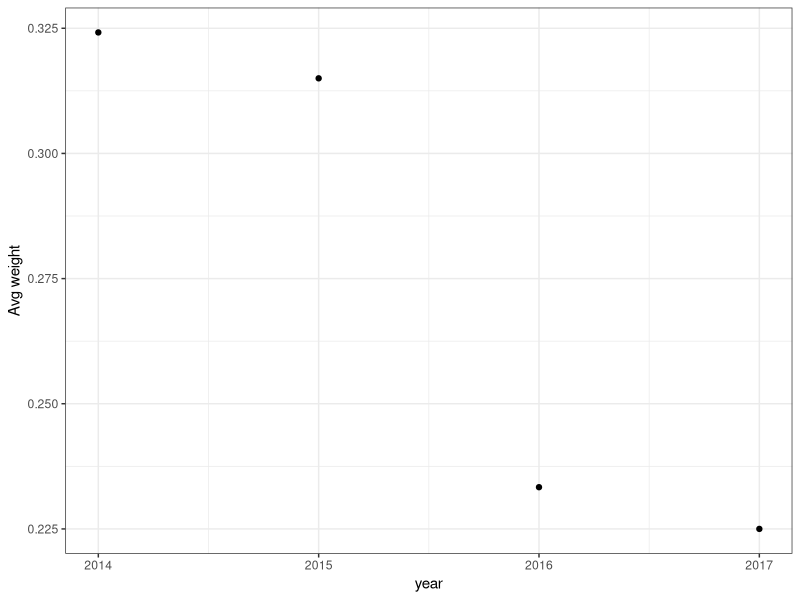
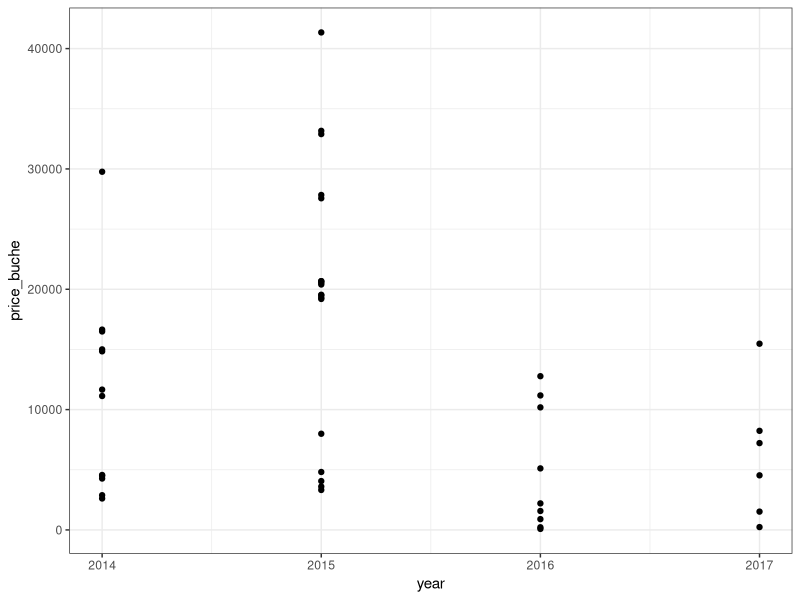
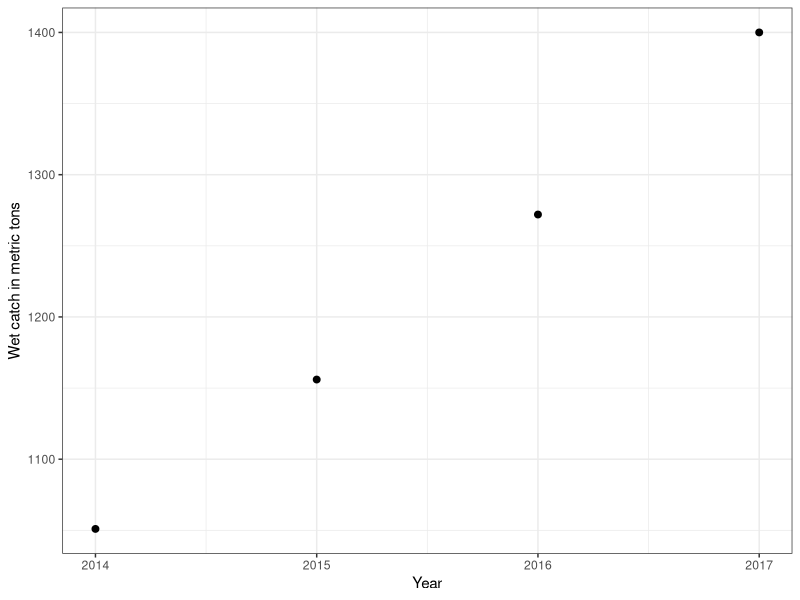
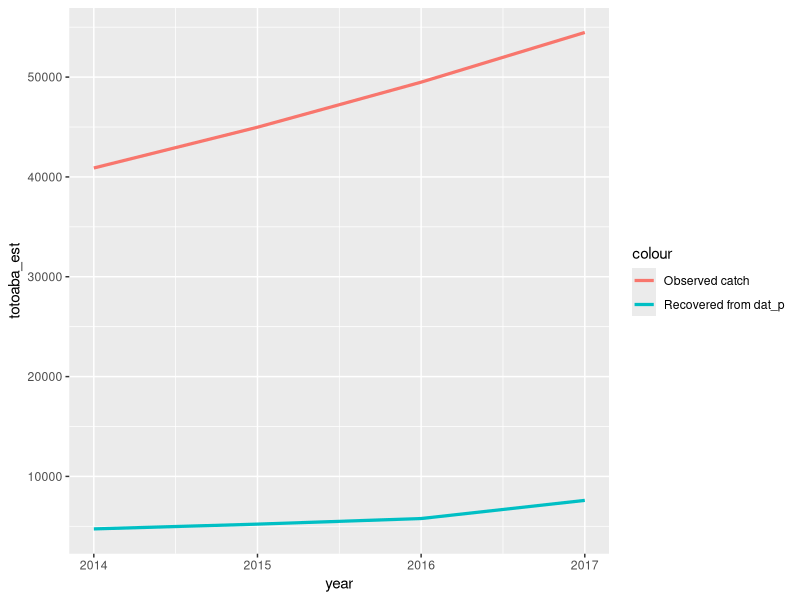
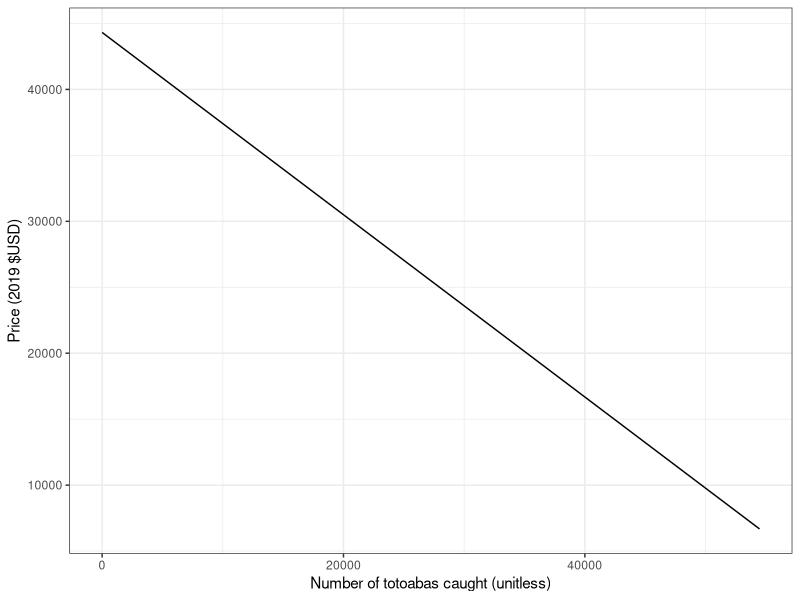
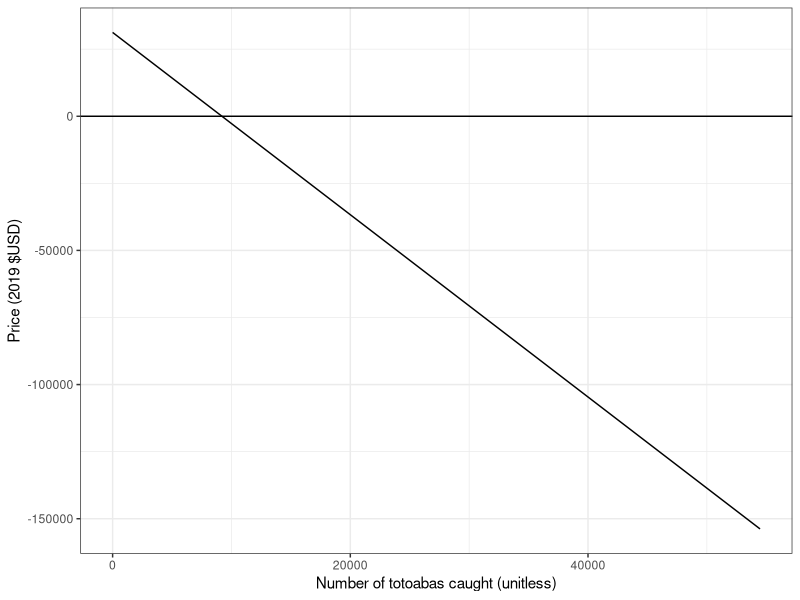
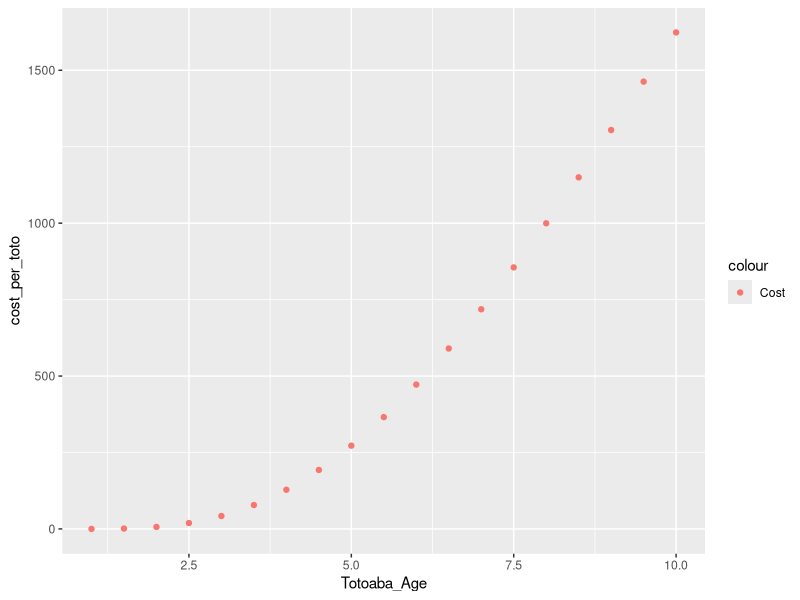

These charts were generated, in order, by the following R code: (Note: this script raises an error after producing the figures.)
## ---- chunk 1
knitr::opts_chunk$set(echo = F)
library(tidyverse)
library(here)
## ---- chunk 2
dat_p = read.csv(here("data","andrew","dat_p.csv")) #Price-quantity data (OG Paper)
dat_b = read.csv(here('data', 'andrew', "dat_bc.csv"))
## ---- chunk 3
dat_p %>% 
  group_by(year) %>%
 summarise_at(vars(kg), list(name = mean))%>%
  ggplot(aes(x = year,  y = name))+
  geom_point()+
  theme_bw()+
  ylab('Avg weight')
## ---- chunk 4
dat_p = dat_p %>%
  mutate(price_buche = g*p,
         price_kg = p*1000)
dat_p %>%
  ggplot(aes(x=year))+
  geom_point(aes(y = price_buche))+
  theme_bw()
## ---- chunk 5
dat_b %>% subset(y>2013)%>%
  ggplot(aes(x=y, y= c))+
  geom_point(size = 2)+
  theme_bw()+
  ylab("Wet catch in metric tons")+
  xlab('Year')
## ---- chunk 6
dat_p = dat_p %>% mutate(totoaba = (q*1000)/.5)
dat_b = dat_b %>% mutate(totoaba = (c*1000/25.7))

data.frame( totoaba_est = dat_p %>% select(totoaba) %>% unique() %>% pull(),
            totoaba_obs = dat_b %>% subset(y>2013) %>% select(totoaba)%>%pull(),
            year = c(2014, 2015, 2016, 2017))%>%
  ggplot(aes(x=year))+
  geom_line(aes(y = totoaba_est, colour= 'Recovered from dat_p'), linewidth = 1.1)+
  geom_line(aes(y = totoaba_obs, colour = 'Observed catch'), linewidth = 1.1)
  
## ---- chunk 7
results = data.frame()
new_dat = merge(dat_b %>% subset(y>2013) %>% select(y,totoaba) %>%rename(year=y), dat_p %>% select(year, price_buche))
model = lm(price_buche ~ totoaba, data = new_dat)
summary(model)

demand = function(totoaba){
  y = model$coefficients[1] + model$coefficients[2]*totoaba
  return(y)
}

data.frame(x = seq(1,max(dat_b %>% subset(y>2013)%>%select(totoaba)))) %>%
  mutate(demand = demand(x))%>%
  ggplot(aes(x = x, y = demand))+
  geom_line()+
  xlab('Number of totoabas caught (unitless)')+
  ylab('Price (2019 $USD)')+
  theme_bw()

results = results %>% rbind(model$coefficients)
## ---- chunk 8
new_dat = dat_p %>% select(price_buche, totoaba)
model = lm(price_buche ~ totoaba, data = new_dat)
summary(model)

demand = function(totoaba){
  y = model$coefficients[1] + model$coefficients[2]*totoaba
  return(y)
}

data.frame(x = seq(1,max(dat_b %>% subset(y>2013)%>%select(totoaba)))) %>%
  mutate(demand = demand(x))%>%
  ggplot(aes(x = x, y = demand))+
  geom_line()+
  xlab('Number of totoabas caught (unitless)')+
  ylab('Price (2019 $USD)')+
  theme_bw()+
  geom_hline(yintercept=0)

results = results %>% rbind(model$coefficients)
## ---- chunk 9
colnames(results) = c('Intercept (alpha)', 'beta')
print(results)
## ---- chunk 10
results = results[1,]
## ---- chunk 11
df_wild = read.csv(here('data', 'w_par.csv'))
W = 8215
c = 68
results = results %>% cbind(W,c)
print(results)
## ---- chunk 12
df_farm = read.csv(here("data", "aqua_par_farm.csv"))
df_farm = df_farm %>%
  mutate(cost_per_toto = Cost_feed_kgyear/Number_Individuals)
df_farm %>% ggplot(aes(x=Totoaba_Age))+
  geom_point(aes(y=cost_per_toto, colour = 'Cost'))
## ---- chunk 13

r = 0.039
k = 20226 # in metric tons of biomass from INAPESCA
k_ = k*1000/25.7

catchability = # in vessel trips ^-1


results = results %>% cbind(r, k_, catchability)
## ---- chunk 14


# Define coefficients for average costs in different estimation scenarios
avg_cost = 8215.34
min_cost = 3992.27
max_cost = 13327.92

# Define the number of trips as a continuous variable that ranges from 0 to realized trips majored by 50%
values_W = data.frame()

for (x in c(1, 1.2, 1.5)){
  trips = seq(0,1920*x,0.1)

# Define total costs based on different estimation scenarios
  cost_avg = avg_cost * trips
  cost_min = min_cost * trips
  cost_max = max_cost * trips

# Define trips^2
  trips_2 = trips^2

# Define quadratic cost function as a function of the coefficient W
  quadratic_cost = function(W){
    return(W*trips_2)
  }

# Approach 0 : get average cost and divide by average x
  W_avg_trip = avg_cost/(max(trips)/2)
  Ws = c(W_avg_trip = W_avg_trip)
# Approach 1: minimize sum of pointwise squared differences
  difference = function(W)(sum((cost_avg - W*trips_2)^2))


  res = optimize(difference, interval = c(0,1000))

  costs_estimation = data.frame(trips, 
                                cost_avg,
                                quad_cost_avg = quadratic_cost(W),
                                quad_cost_optim = quadratic_cost(res$minimum))
  Ws = append(Ws, c(W_pointwise = res$minimum))

# Second approach : minimize the sum of squared integral difference
  difference = function(W){
    y1 = W*trips_2
    return( (sum(y1) - sum(cost_avg))^2)
  }

  res = optimize(difference, interval = c(0,1000))

  Ws = append(Ws, c(W_integral = res$minimum))
  costs_estimation = costs_estimation%>%
    mutate(quad_cost_optim2 = quadratic_cost(res$minimum))
  
# Third approahc : find W such that the cost for realized trips (1920) is equal for both specifications
  W_exact = avg_cost/1920

  Ws = append(Ws, c(W_exact_1920 = W_exact))
  Ws = append(Ws, x=x, 1)
  costs_estimation = costs_estimation%>%
    mutate(quad_cost_exact = quadratic_cost(W_exact))
  values_W = rbind(values_W, Ws)
}

# Graph : 

costs_estimation%>%
  ggplot(aes(x=trips))+
  geom_line(aes(y=cost_avg, colour = 'linear cost'), linewidth = 1.2)+
  geom_line(aes(y = quad_cost_avg, colour = 'With W average of trips'), linewidth = 1.2)+
  geom_line(aes(y = quad_cost_optim, colour = 'Optim by pointwise difference'), linewidth = 1.2)+
  geom_line(aes(y = quad_cost_optim2, colour = 'Optim by integral difference'), linewidth = 1.2)+
  geom_line(aes(y = quad_cost_exact, colour = 'Linear = quadratic at X = 1920'), linewidth = 1.2)+
  geom_vline(xintercept = 1920)+
  theme_bw()

print(Ws)
